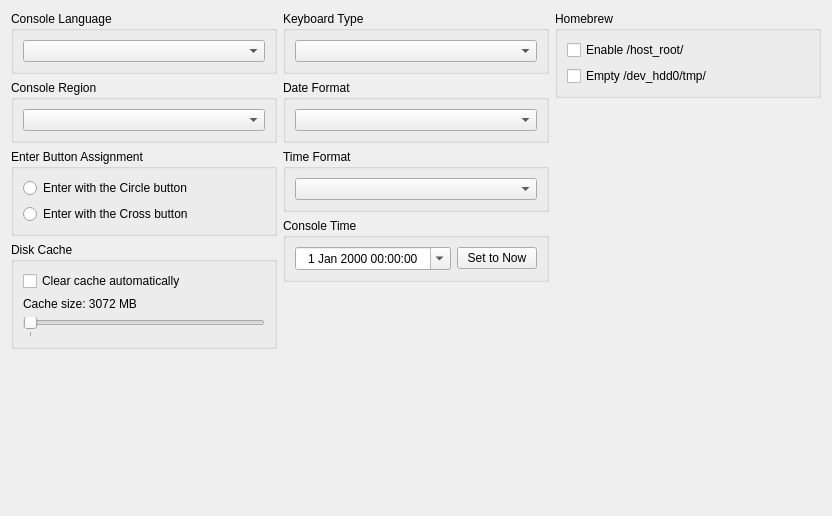
         <widget class="QWidget" name="systemTabScrollContents">
          <property name="geometry">
           <rect>
            <x>0</x>
            <y>0</y>
            <width>832</width>
            <height>516</height>
           </rect>
          </property>
          <layout class="QVBoxLayout" name="systemTabScrollContentsLayout">
           <item>
            <layout class="QHBoxLayout" name="systemTabHorizontalLayout" stretch="1,1,1">
             <item>
              <layout class="QVBoxLayout" name="systemTabLeftLayout">
               <item>
                <widget class="QGroupBox" name="gb_sysLang">
                 <property name="title">
                  <string>Console Language</string>
                 </property>
                 <layout class="QVBoxLayout" name="gb_sysLang_layout">
                  <item>
                   <widget class="QComboBox" name="sysLangBox"/>
                  </item>
                 </layout>
                </widget>
               </item>
               <item>
                <widget class="QGroupBox" name="gb_console_region">
                 <property name="title">
                  <string>Console Region</string>
                 </property>
                 <layout class="QVBoxLayout" name="gb_console_region_layout">
                  <item>
                   <widget class="QComboBox" name="console_region"/>
                  </item>
                 </layout>
                </widget>
               </item>
               <item>
                <widget class="QGroupBox" name="gb_enterButtonAssignment">
                 <property name="title">
                  <string>Enter Button Assignment</string>
                 </property>
                 <layout class="QVBoxLayout" name="gb_enterButtonAssignment_layout">
                  <item>
                   <widget class="QRadioButton" name="enterButtonAssignCircle">
                    <property name="text">
                     <string notr="true">Enter with the Circle button</string>
                    </property>
                   </widget>
                  </item>
                  <item>
                   <widget class="QRadioButton" name="enterButtonAssignCross">
                    <property name="text">
                     <string notr="true">Enter with the Cross button</string>
                    </property>
                   </widget>
                  </item>
                 </layout>
                </widget>
               </item>
               <item>
                <widget class="QGroupBox" name="gb_DiskCacheClearing">
                 <property name="title">
                  <string>Disk Cache</string>
                 </property>
                 <layout class="QVBoxLayout" name="gb_DiskCacheClearing_layout">
                  <item>
                   <widget class="QCheckBox" name="enableCacheClearing">
                    <property name="text">
                     <string>Clear cache automatically</string>
                    </property>
                   </widget>
                  </item>
                  <item>
                   <widget class="QLabel" name="maximumCacheSizeLabel">
                    <property name="text">
                     <string>Cache size: 3072 MB</string>
                    </property>
                   </widget>
                  </item>
                  <item>
                   <widget class="QSlider" name="maximumCacheSize">
                    <property name="pageStep">
                     <number>512</number>
                    </property>
                    <property name="orientation">
                     <enum>Qt::Orientation::Horizontal</enum>
                    </property>
                    <property name="tickPosition">
                     <enum>QSlider::TickPosition::TicksBelow</enum>
                    </property>
                    <property name="tickInterval">
                     <number>1024</number>
                    </property>
                   </widget>
                  </item>
                 </layout>
                </widget>
               </item>
               <item>
                <spacer name="systemTabLeftVerticalSpacer">
                 <property name="orientation">
                  <enum>Qt::Orientation::Vertical</enum>
                 </property>
                 <property name="sizeHint" stdset="0">
                  <size>
                   <width>0</width>
                   <height>0</height>
                  </size>
                 </property>
                </spacer>
               </item>
              </layout>
             </item>
             <item>
              <layout class="QVBoxLayout" name="systemTabMiddleLayout">
               <item>
                <widget class="QGroupBox" name="gb_keyboardType">
                 <property name="title">
                  <string>Keyboard Type</string>
                 </property>
                 <layout class="QVBoxLayout" name="verticalLayout_keyboardType">
                  <item>
                   <widget class="QComboBox" name="keyboardType"/>
                  </item>
                 </layout>
                </widget>
               </item>
               <item>
                <widget class="QGroupBox" name="gb_dateFormat">
                 <property name="title">
                  <string>Date Format</string>
                 </property>
                 <layout class="QVBoxLayout" name="verticalLayout_dateFormat">
                  <item>
                   <widget class="QComboBox" name="dateFormat"/>
                  </item>
                 </layout>
                </widget>
               </item>
               <item>
                <widget class="QGroupBox" name="gb_timeFormat">
                 <property name="title">
                  <string>Time Format</string>
                 </property>
                 <layout class="QVBoxLayout" name="verticalLayout_timeFormat">
                  <item>
                   <widget class="QComboBox" name="timeFormat"/>
                  </item>
                 </layout>
                </widget>
               </item>
               <item>
                <widget class="QGroupBox" name="gb_console_time">
                 <property name="title">
                  <string>Console Time</string>
                 </property>
                 <layout class="QVBoxLayout" name="verticalLayout_2">
                  <item>
                   <layout class="QHBoxLayout" name="horizontalLayout">
                    <item>
                     <widget class="QDateTimeEdit" name="console_time_edit">
                      <property name="sizePolicy">
                       <sizepolicy hsizetype="Preferred" vsizetype="Fixed">
                        <horstretch>10</horstretch>
                        <verstretch>0</verstretch>
                       </sizepolicy>
                      </property>
                      <property name="layoutDirection">
                       <enum>Qt::LayoutDirection::LeftToRight</enum>
                      </property>
                      <property name="wrapping">
                       <bool>false</bool>
                      </property>
                      <property name="frame">
                       <bool>true</bool>
                      </property>
                      <property name="alignment">
                       <set>Qt::AlignmentFlag::AlignCenter</set>
                      </property>
                      <property name="readOnly">
                       <bool>false</bool>
                      </property>
                      <property name="buttonSymbols">
                       <enum>QAbstractSpinBox::ButtonSymbols::UpDownArrows</enum>
                      </property>
                      <property name="accelerated">
                       <bool>true</bool>
                      </property>
                      <property name="showGroupSeparator" stdset="0">
                       <bool>false</bool>
                      </property>
                      <property name="calendarPopup">
                       <bool>true</bool>
                      </property>
                     </widget>
                    </item>
                    <item>
                     <widget class="QPushButton" name="console_time_reset">
                      <property name="text">
                       <string>Set to Now</string>
                      </property>
                     </widget>
                    </item>
                   </layout>
                  </item>
                 </layout>
                </widget>
               </item>
               <item>
                <spacer name="systemTabMiddleVerticalSpacer">
                 <property name="orientation">
                  <enum>Qt::Orientation::Vertical</enum>
                 </property>
                 <property name="sizeHint" stdset="0">
                  <size>
                   <width>0</width>
                   <height>0</height>
                  </size>
                 </property>
                </spacer>
               </item>
              </layout>
             </item>
             <item>
              <layout class="QVBoxLayout" name="systemTabRightLayout">
               <item>
                <widget class="QGroupBox" name="gb_homebrew">
                 <property name="title">
                  <string>Homebrew</string>
                 </property>
                 <layout class="QVBoxLayout" name="gb_homebrew_layout">
                  <item>
                   <widget class="QCheckBox" name="enableHostRoot">
                    <property name="text">
                     <string>Enable /host_root/</string>
                    </property>
                   </widget>
                  </item>
                  <item>
                   <widget class="QCheckBox" name="emptyHdd0Tmp">
                    <property name="text">
                     <string>Empty /dev_hdd0/tmp/</string>
                    </property>
                   </widget>
                  </item>
                 </layout>
                </widget>
               </item>
               <item>
                <spacer name="systemTabRightVerticalSpacer">
                 <property name="orientation">
                  <enum>Qt::Orientation::Vertical</enum>
                 </property>
                 <property name="sizeHint" stdset="0">
                  <size>
                   <width>0</width>
                   <height>0</height>
                  </size>
                 </property>
                </spacer>
               </item>
              </layout>
             </item>
            </layout>
           </item>
           <item>
            <spacer name="systemTabSpacer">
             <property name="orientation">
              <enum>Qt::Orientation::Vertical</enum>
             </property>
             <property name="sizeType">
              <enum>QSizePolicy::Policy::MinimumExpanding</enum>
             </property>
             <property name="sizeHint" stdset="0">
              <size>
               <width>0</width>
               <height>0</height>
              </size>
             </property>
            </spacer>
           </item>
          </layout>
         </widget>
